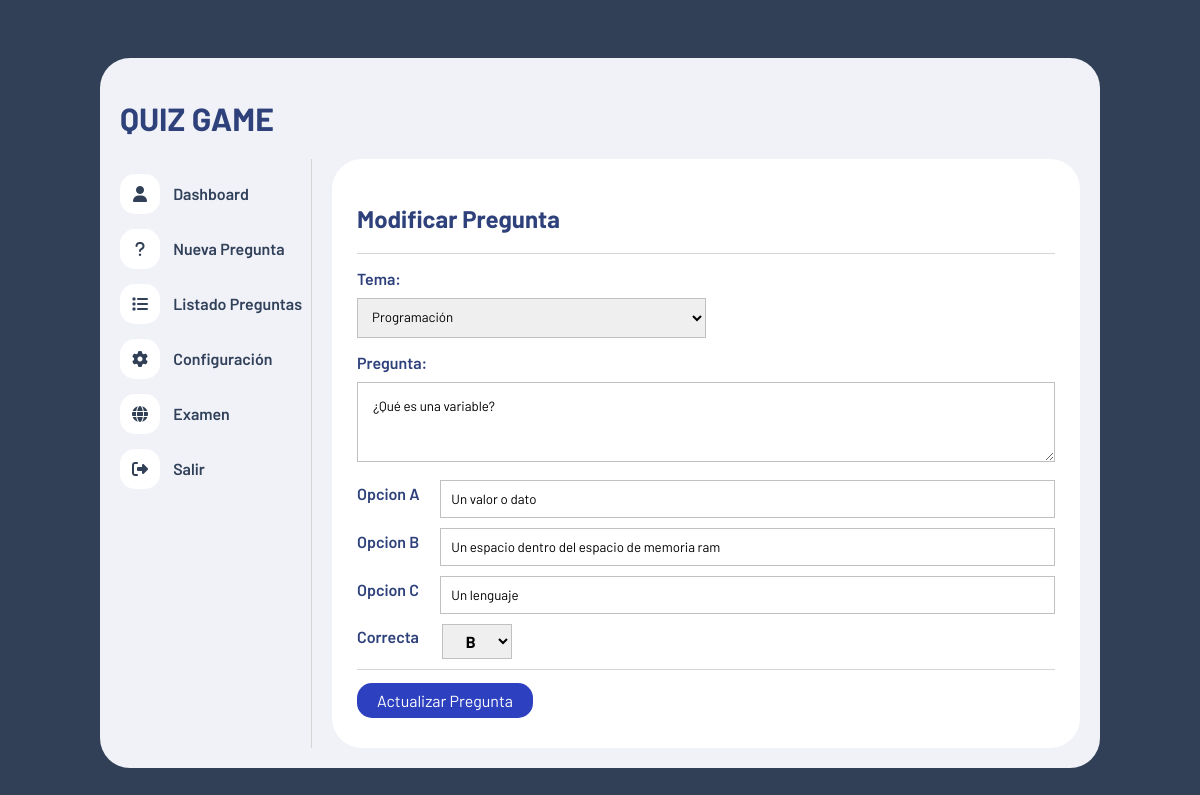
/quiz/admin/editarpregunta.php?idPregunta=3 (signed in), run on the app's committed database.
### tables this page shows
CREATE TABLE IF NOT EXISTS `preguntas` (
  `id` int NOT NULL AUTO_INCREMENT,
  `tema` int NOT NULL,
  `pregunta` text NOT NULL,
  `opcion_a` text NOT NULL,
  `opcion_b` text NOT NULL,
  `opcion_c` text NOT NULL,
  `correcta` varchar(1) NOT NULL,
  PRIMARY KEY (`id`)
);

### quiz/admin/funciones.php (called while the page is built, shortened)
<?php
function obetenerTodosLosTemas()
{
    include("conexion.php");
    $query = "SELECT * FROM temas";
    $result = mysqli_query($conn, $query);
    return $result;
}
function obtenerPreguntaPorId($id){
    include("conexion.php");
    $query = "SELECT * FROM preguntas WHERE id = $id";
    $result = mysqli_query($conn, $query);
    $pregunta = mysqli_fetch_array($result);
    return $pregunta;
}

### quiz/admin/editarpregunta.php (the view, shortened to what this page needs)
<?php
include("funciones.php");
$id = $_GET['idPregunta'];
$pregunta = obtenerPreguntaPorId($id);
$resltado_temas = obetenerTodosLosTemas();
?>
<!DOCTYPE html>
<html lang="es">
<head>
    <link rel="stylesheet" href="https://cdnjs.cloudflare.com/ajax/libs/font-awesome/6.1.1/css/all.min.css" />
    <link rel="stylesheet" href="estilo.css">
</head>
<body>
    <div class="contenedor">
        <header>
            <h1>QUIZ GAME</h1>
        </header>
        <div class="contenedor-info">
            <?php include("nav.php") ?>
            <div class="panel">
                <h2>Modificar Pregunta</h2>
                <hr>
                <section id="nuevaPregunta">
                    <form action="<?php echo $_SERVER['PHP_SELF'] ?>" method="get">
                        <div class="fila">
                            <label for="">Tema: </label>
                            <select name="tema" id="tema">
                                <?php while ($row = mysqli_fetch_assoc($resltado_temas)) : ?>
                                    <?php if ($row['id'] == $pregunta['tema']) : ?>
                                    <option value="<?php echo $row['id'] ?>" selected>
                                        <?php echo $row['nombre'] ?>
                                    </option>
                                <?php else : ?>
                                    <option value="<?php echo $row['id'] ?>">
                                        <?php echo $row['nombre'] ?>
                                    </option>
                                <?php endif ?>
                                <?php endwhile ?>
                            </select>
                        </div>
                        <div class="fila">
                            <label for="">Pregunta:</label>
                            <textarea name="pregunta" id="" cols="30" rows="10" reqired><?php echo $pregunta['pregunta']?></textarea>
                        </div>
                        <div class="opciones">
                            <div class="opcion">
                                <label for="">Opcion A</label>
                                <input type="text" name="opcion_a" id="" value = "<?php echo $pregunta['opcion_a']?>"required>
                            </div>
                            <div class="opcion">
                                <label for="">Opcion B</label>
                                <input type="text" name="opcion_b" value ="<?php echo $pregunta['opcion_b']?>"required>
                            </div>
                            <div class="opcion">
                                <label for="">Opcion C</label>
                                <input type="text" name="opcion_c" required value="<?php echo $pregunta['opcion_c']?>">
                            </div>
                        </div>
                        <div class="opcion">
                            <label for="">Correcta</label>
                            <select name="correcta" id="" class="correcta">
                                <option value="B" <?php if($pregunta['correcta']=='B'){ echo "selected";}?>>B</option>
                            </select>
                        </div>
                        <hr>
                        <input type="submit" value="Actualizar Pregunta" name="actualizar" class="btn-guardar">
                    </form>
                </section>
            </div>
        </div>
    </div>
</body>
</html>

### quiz/admin/estilo.css (style rules this page uses)
* { box-sizing: border-box; font-family: 'Barlow'; }
body { background-color: #314056; padding: 50px; color: #2e417b; }
hr { border: none; border-bottom: 1px solid #d6d6d6; }
.contenedor { max-width: 1000px; width: 100%; margin: auto; background-color: #f1f2f8; padding: 20px; border-radius: 30px; }
.contenedor .contenedor-info { display: flex; }
.contenedor .contenedor-info .panel { background-color: #fff; width: 100%; border-radius: 30px; margin-left: 20px; padding: 25px; }
#nuevaPregunta .fila { margin: 15px 0; }
#nuevaPregunta label { display: block; font-size: 16px; font-weight: 600; margin-bottom: 10px; }
#nuevaPregunta #tema { width: 50%; padding: 10px; border: 1px solid #c0c0c0; }
#nuevaPregunta textarea { width: 100%; border: 1px solid #c0c0c0; padding: 15px; max-height: 80px; }
#nuevaPregunta .opcion { display: flex; align-items: center; margin-bottom: 10px; }
#nuevaPregunta .opcion label { width: 10%; display: inline; }
#nuevaPregunta .opcion input { width: 90%; padding: 10px; margin-left: 15px; border: 1px solid #c0c0c0; }
#nuevaPregunta .correcta { width: 10%; padding: 6px; border: 1px solid #c0c0c0; margin-left: 15px; text-align: center; font-weight: bold; font-size: 16px; }
#nuevaPregunta .btn-guardar { background: #2d40bf; font-size: 16px; color: #fff; border: none; padding: 8px 20px; border-radius: 15px; margin: 5px 0; transition: .5s; cursor: pointer; }

### data on the page
preguntas: pregunta "¿Qué es una variable?", opcion_a "Un valor o dato", opcion_b "Un espacio dentro del espacio de memoria ram", opcion_c "Un lenguaje", correcta "B"

### other printed values
form field tema "Programación"
